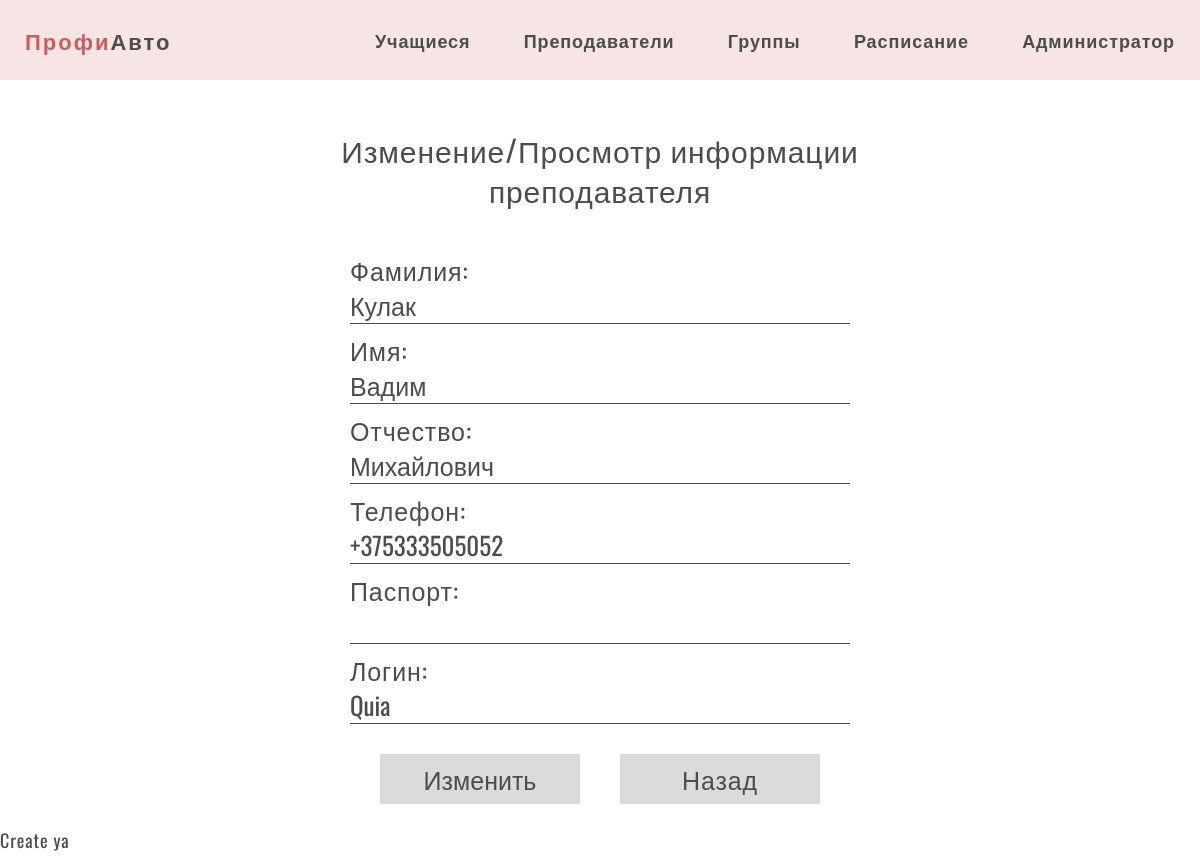
The app's page /admin/teachers/edit.php?table=teachers&id_edit=7 (signed in) with its own data.
### tables this page shows
CREATE TABLE `teachers` (
  `id_teacher` int NOT NULL,
  `surname` varchar(30) NOT NULL,
  `name` varchar(30) NOT NULL,
  `last_name` varchar(30) DEFAULT NULL,
  `id_time_work` int DEFAULT NULL,
  `passport` varchar(9) DEFAULT NULL,
  `phone` varchar(13) NOT NULL,
  `login` varchar(30) NOT NULL,
  `password` varchar(60) NOT NULL
);

### app/controllers/edit.php (called while the page is built, shortened)
<?php
if (isset($_GET['id_edit'])) {
    $id = $_GET['id_edit'];
    $table = $_GET['table'];
    if ($table === 'students') {
        $student = selectOne($table, ['id_student' => $id]);
    } elseif ($table === 'teachers') {
        $teacher = selectOne($table, ['id_teacher' => $id]);
    } elseif ($table === 'groups') {
        $group = selectOne($table, ['id_group' => $id]);
    }
}

### app/db/db.php (called while the page is built, shortened)
<?php
require('connect.php');
function checkErrors($query)
{
    $errInfo = $query->errorInfo();
    return true;
}
function selectOne($table, $params = [])
{
    global $pdo;
    $sql = "select * from `$table`";
    if (!empty($params)) {
        $i = 0;
        foreach ($params as $key => $value) {
            if ($i === 0) {
                $sql = $sql . " WHERE $key = $value";
            } else {
                $sql = $sql . " AND $key = $value";
            }
            $i++;
        }
    }
    $query = $pdo->prepare($sql);
    $query->execute();
    return $query->fetch();
}
function selectOrder($table, $sort_sql, $params = [])
{
    global $pdo;
    $sql = "select * from `$table`";
    if (!empty($params)) {
        $i = 0;
        foreach ($params as $key => $value) {
            $value = "`" . $value . "`";
            $key = "'" . $key . "'";
            if ($i === 0) {
                $sql = $sql . " WHERE $value >= $key";
            } else {
                $sql = $sql . " AND $value <= $key";
            }
            $i++;
        }
    }
    $sql = $sql . " ORDER BY $sort_sql";
    $query = $pdo->prepare($sql);
    $query->execute();
    return $query->fetchAll();
}

### app/controllers/control.php (called while the page is built, shortened)
<?php
include SITE_ROOT . '/app/db/db.php';
include SITE_ROOT . '/app/controllers/add_rows.php';
include SITE_ROOT . '/app/controllers/edit.php';

### path.php (called while the page is built, shortened)
<?php
include SITE_ROOT . '/app/controllers/control.php';

### admin/teachers/edit.php (the view, shortened to what this page needs)
<?php include '../../path.php';
?>
<!DOCTYPE html>
<html lang="en">
<head>
    <?php include SITE_ROOT . '/app/include/head.php' ?>
</head>
<body>
<div class="wrapper">
    <?php include SITE_ROOT . '/app/include/header.php' ?>
    <main class="main">
        <div class="container S">
            <div class="create_page">
                <div class="title">Изменение/Просмотр информации преподавателя</div>
                <div class="error_msg"><?= $error ?></div>
                <form action="" class="form" method="post">
                    <label>
                        Фамилия:
                        <input type="text" name="surname" value="<?= $teacher['surname'] ?>" required>
                    </label>
                    <label>
                        Имя:
                        <input type="text" name="name" value="<?= $teacher['name'] ?>" required>
                    </label>
                    <label>
                        Отчество:
                        <input type="text" name="last_name" value="<?= $teacher['last_name'] ?>" required>
                    </label>
                    <label>
                        Телефон:
                        <input type="text" name="phone" value="<?= $teacher['phone'] ?>" required>
                    </label>
                    <label>
                        Паспорт:
                        <input type="text" name="passport" value="<?= $teacher['passport'] ?>">
                    </label>
                    <label>
                        Логин:
                        <input type="text" name="login" value="<?= $teacher['login'] ?>" required>
                    </label>
                    <div class="control_buttons">
                        <button class="btn" name="btn-update" type="submit" value="teachers">Изменить</button>
                        <a href="index.php">Назад</a>
                    </div>
                </form>
            </div>
        </div>
    </main>
    <?php include SITE_ROOT . '/app/include/footer.php' ?>
</div>
</body>
</html>

### css/StylePHP.css (style rules this page uses)
.control_buttons a { font-weight: normal; margin: 20px; }
.btn { font-size: 25px; margin: 20px; }

### records on screen
teachers: surname "Кулак", name "Вадим", last_name "Михайлович", phone "+375333505052", login "Quia"
